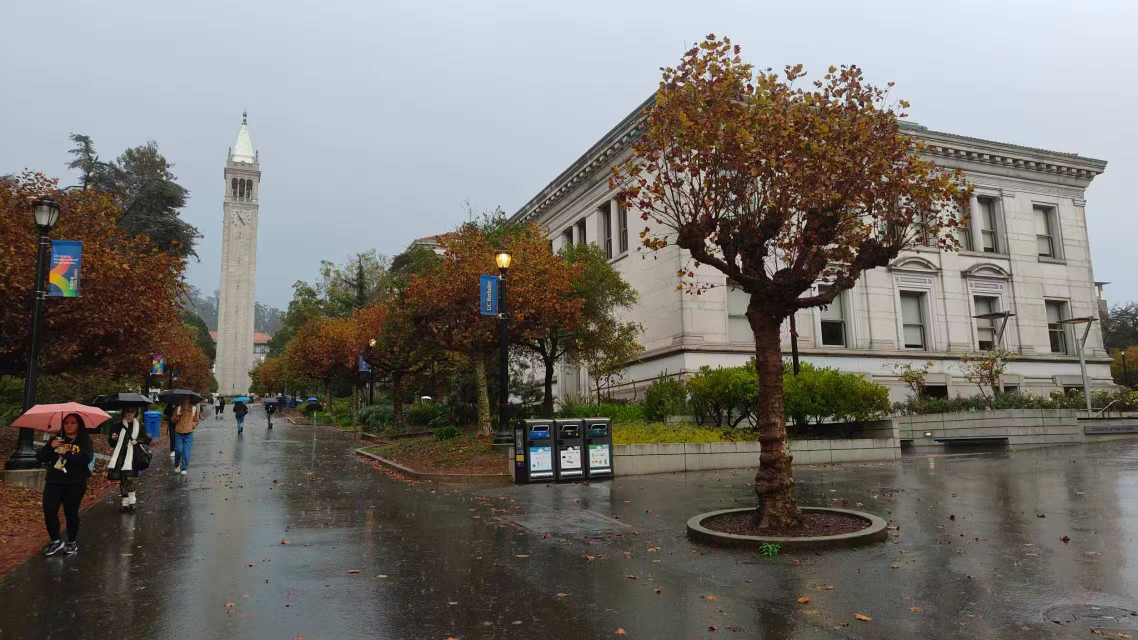
#> input picture 3A/code_partA/img/3_1.jpg, 2275 x 1280 px, found by its file name (shown at 1/2 size)
$ python select_points.py
#> lines starting #> are read from the running program, lines starting #| are printed output that depends on the picture
import numpy as np
import matplotlib.pyplot as plt
import os
import cv2

def read(path):
#> called with path = '../img/3_1.jpg'
    img = cv2.imread(path)
#> img is the input picture: shape (1280, 2275, 3); mean B, G, R 109.7, 114.9, 118.4
    img = cv2.cvtColor(img, cv2.COLOR_BGR2RGB)
    img = cv2.resize(img, (img.shape[1]//2, img.shape[0]//2))
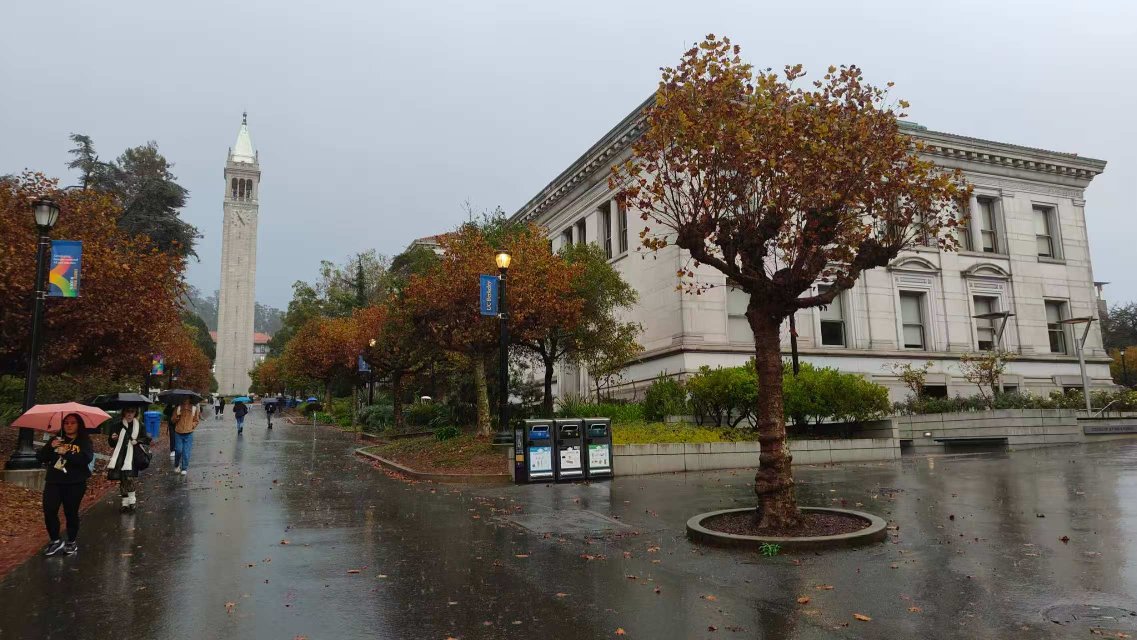
#> img: shape (640, 1137, 3); mean R, G, B 118.3, 114.9, 109.6
#> call 2 of read, with path = '../img/3_2.jpg'
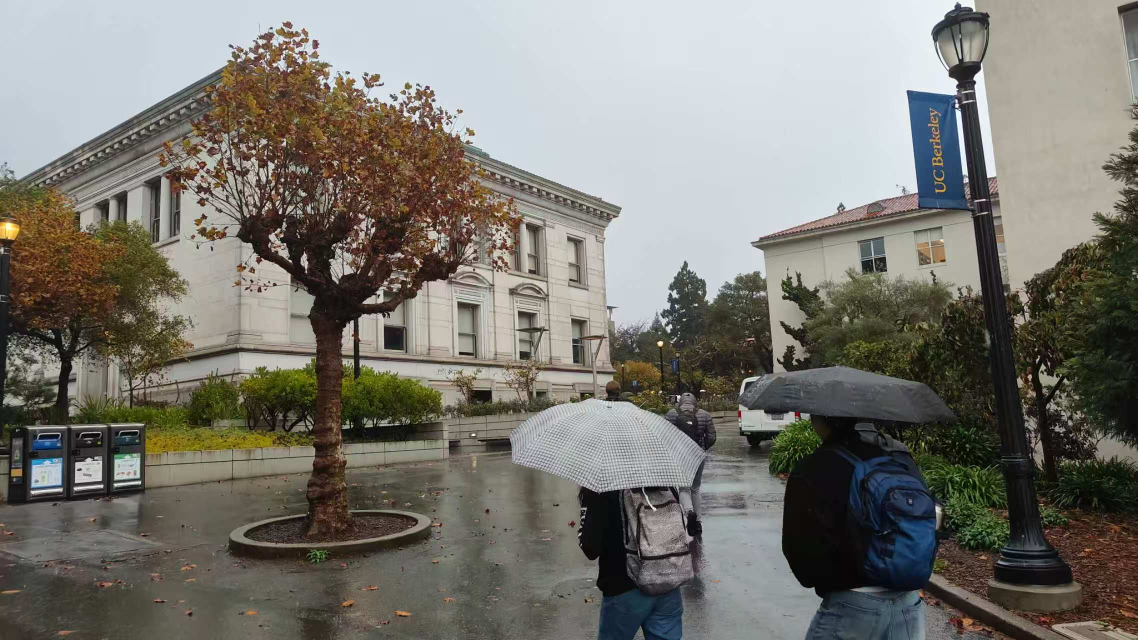
#> input picture 3A/code/img/3_2.jpg, 2275 x 1280 px, found by its file name (shown at 1/2 size)
#> in read, img is the input picture: shape (1280, 2275, 3); mean B, G, R 113.2, 120.1, 122
#> in read (call 2), `img = cv2.resize(img, (img.shape[1]//2, img.shape[0]//2))`:
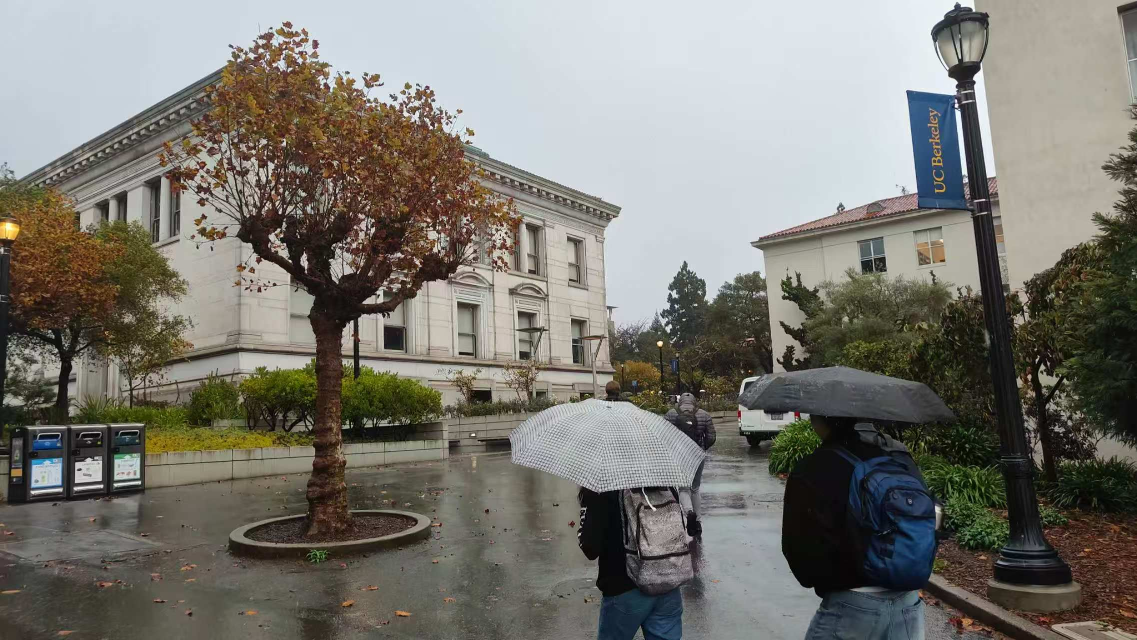
#> img: shape (640, 1137, 3); mean R, G, B 121.9, 120, 113.1
    return img
def select_points(im1, im2, n_points=8):

    plt.figure(figsize=(20, 16))
    plt.title('Select Corresponding Points')
    plt.imshow(im1)
#> (the run stopped early here; a loop or call above may not have finished)
